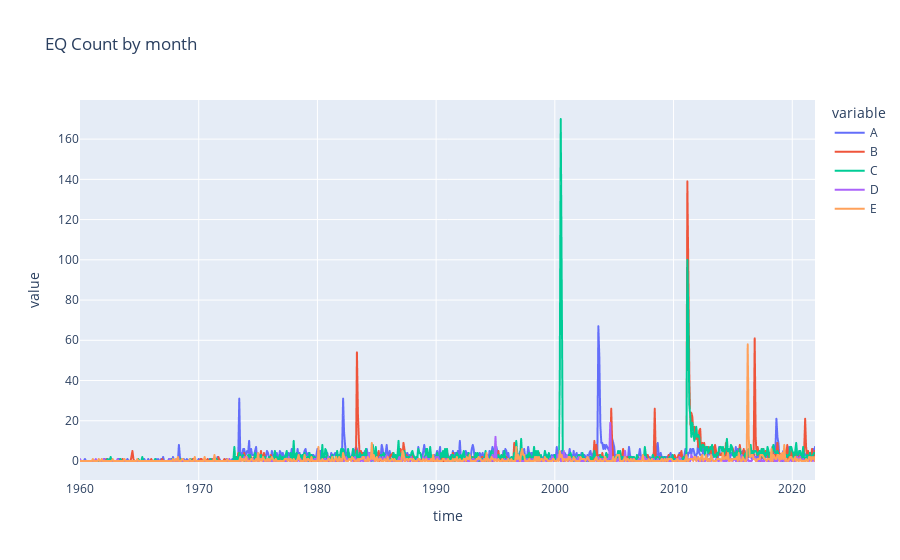

The code cell stored with this chart in its notebook:
### Code cell
import plotly.express as px

fig = px.line(data_freq, y=["A", "B", "C", "D", "E"], title="EQ Count by month")
fig.show()

### Figure 1 — Plotly figure (JSON) as saved in the notebook; plotly's stock layout.template omitted (floating-point values rounded to 4 significant figures; data arrays with more than 128 entries replaced by an {"elided": "..."} marker saying what was removed)
{"data": [{"hovertemplate": "variable=A<br>time=%{x}<br>value=%{y}<extra></extra>", "legendgroup": "A", "line": {"color": "#636efa", "dash": "solid"}, "mode": "lines", "name": "A", "showlegend": true, "type": "scattergl", "x": {"elided": "744 str values"}, "xaxis": "x", "y": {"elided": "744 int values"}, "yaxis": "y"}, {"hovertemplate": "variable=B<br>time=%{x}<br>value=%{y}<extra></extra>", "legendgroup": "B", "line": {"color": "#EF553B", "dash": "solid"}, "mode": "lines", "name": "B", "showlegend": true, "type": "scattergl", "x": {"elided": "744 str values"}, "xaxis": "x", "y": {"elided": "744 int values"}, "yaxis": "y"}, {"hovertemplate": "variable=C<br>time=%{x}<br>value=%{y}<extra></extra>", "legendgroup": "C", "line": {"color": "#00cc96", "dash": "solid"}, "mode": "lines", "name": "C", "showlegend": true, "type": "scattergl", "x": {"elided": "744 str values"}, "xaxis": "x", "y": {"elided": "744 int values"}, "yaxis": "y"}, {"hovertemplate": "variable=D<br>time=%{x}<br>value=%{y}<extra></extra>", "legendgroup": "D", "line": {"color": "#ab63fa", "dash": "solid"}, "mode": "lines", "name": "D", "showlegend": true, "type": "scattergl", "x": {"elided": "744 str values"}, "xaxis": "x", "y": {"elided": "744 int values"}, "yaxis": "y"}, {"hovertemplate": "variable=E<br>time=%{x}<br>value=%{y}<extra></extra>", "legendgroup": "E", "line": {"color": "#FFA15A", "dash": "solid"}, "mode": "lines", "name": "E", "showlegend": true, "type": "scattergl", "x": {"elided": "744 str values"}, "xaxis": "x", "y": {"elided": "744 int values"}, "yaxis": "y"}], "layout": {"legend": {"title": {"text": "variable"}, "tracegroupgap": 0}, "title": {"text": "EQ Count by month"}, "xaxis": {"anchor": "y", "domain": [0, 1], "title": {"text": "time"}}, "yaxis": {"anchor": "x", "domain": [0, 1], "title": {"text": "value"}}}}
